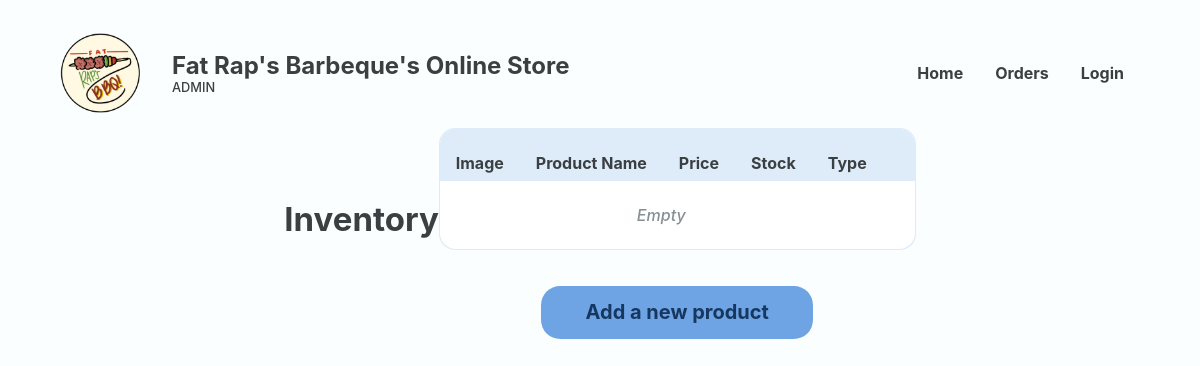
/Website/employee-inventory.php, run on an earlier commit of the app's database.
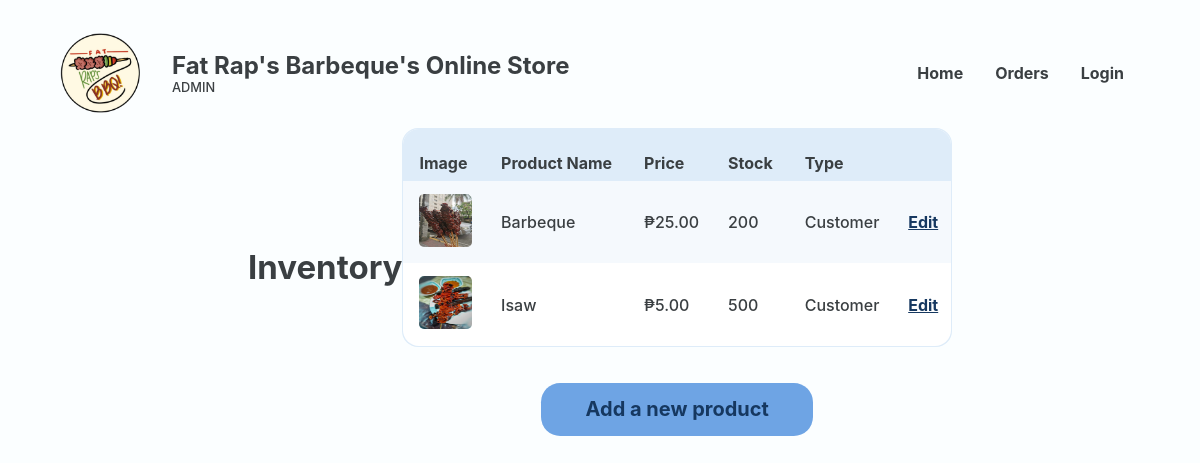
And on a later commit of the database.
### tables this page shows
CREATE TABLE `food` (
  `FOOD_ID` int(18) UNSIGNED NOT NULL,
  `CTGY_ID` int(18) NOT NULL,
  `FOOD_NAME` varchar(20) NOT NULL,
  `FOOD_PRICE` decimal(10,2) NOT NULL,
  `FOOD_DESC` varchar(50) NOT NULL,
  `FOOD_IMG` varchar(255) NOT NULL,
  `FOOD_STOCK` int(20) NOT NULL,
  `FOOD_ACTIVE` varchar(10) NOT NULL,
  `FOOD_TYPE` varchar(16) NOT NULL
);

### Website/employee-inventory.php (the view, shortened to what this page needs)
<?php
@include 'constants.php';
?>
<!DOCTYPE html>
<html lang="en">
<head>
    <link rel="stylesheet" href="header-styles.css">
    <link rel="stylesheet" href="admin-styles.css">
    <link href='https://unpkg.com/boxicons@2.1.4/css/boxicons.min.css' rel='stylesheet'>
</head>
<body>
    <header class="backend">
        <div class="header-container">
            <div class="website-title">
                <img id="logo" src="images/client-logo.png">
                <div class="text">
                    <h1>Fat Rap's Barbeque's Online Store</h1>
                    <p>ADMIN</p>
                </div>
            </div>
            <ul class='menubar'>
                <li><a href="<?php echo SITEURL; ?>employee-home.php">Home</a></li>
                <li><a href="<?php echo SITEURL; ?>employee-to-prepare-orders.php">Orders</a></li>
                <?php
                if (isset($_SESSION['prsn_id'])) {
                ?>
                    <li><a href="<?php echo SITEURL; ?>logout.php">Logout</a>
                </li>
                    <?php
                } else {
                    ?>
                    <li><a href="<?php echo SITEURL; ?>login-page.php">Login</a></li>
                <?php
                }
                ?>
            </ul>
        </div>
    </header>
    <main>
        <section class="section">
            <div class="section-heading row">
                <h2>Inventory</h2>
            </div>
            <section class="section-body">
                <section class="main-section column">
                    <div class="table-wrapper">
                        <table class="alternating">
                            <tr>
                                <th class="header">Image</th>
                                <th class="header">Product Name</th>
                                <th class="header">Price</th>
                                <th class="header">Stock</th>
                                <th class="header">Type</th>
                                <th class="header"></th>
                            </tr>
                            <?php
                            $sql = "SELECT *
                                    FROM food
                                    ";
                            $res = mysqli_query($conn, $sql);
                            $count = mysqli_num_rows($res);
                            if ($count > 0) {
                                while ($row = mysqli_fetch_assoc($res)) {
                                    $FOOD_NAME = $row['FOOD_NAME'];
                                    $FOOD_ID = $row['FOOD_ID'];
                                    $FOOD_PRICE = $row['FOOD_PRICE'];
                                    $FOOD_IMG = $row['FOOD_IMG'];
                                    $FOOD_STOCK = $row['FOOD_STOCK'];
                                    $FOOD_TYPE = $row['FOOD_TYPE'];
                            ?>
                                    <tr>
                                        <td data-cell="Image">
                                            <img src="<?php echo SITEURL; ?>images/<?php echo $FOOD_IMG; ?>" alt="">
                                        </td>
                                        <td data-cell="Product Name"><?php echo $FOOD_NAME ?></td>
                                        <td data-cell="Price">₱<?php echo $FOOD_PRICE ?></td>
                                        <td data-cell="Stock">
                                            <span class="<?php echo ($FOOD_STOCK < 100) ? 'red-text' : ''; ?>">
                                                <p><?php echo $FOOD_STOCK ?></p>
                                            </span>
                                        </td>
                                        <td data-cell="Price"><?php echo $FOOD_TYPE ?></td>
                                        <td data-cell="Action"><a href="<?php echo SITEURL; ?>employee-edit-product.php?FOOD_ID=<?php echo $FOOD_ID ?>" class="edit">Edit</a></td>
                                    </tr>
                                <?php
                                }
                            } else {
                                ?>
                                <tr>
                                    <td colspan="5" class="error">Empty</td>
                                </tr>
                            <?php
                            }
                            ?>
                        </table>
                    </div>
                    <a href="<?php echo SITEURL; ?>employee-add-product.php" class="page-btn"><button class="big-btn">Add a new product</button></a>
                </section>
            </section>
        </section>
    </main>
</body>
</html>

What changed in the data, as far as the page shows it:
added food: FOOD_IMG (picture), FOOD_NAME "Barbeque", FOOD_PRICE "25.00", FOOD_STOCK "200", FOOD_TYPE "Customer"
added food: FOOD_IMG (picture), FOOD_NAME "Isaw", FOOD_PRICE "5.00", FOOD_STOCK "500", FOOD_TYPE "Customer"
Also different on the page:
text no longer shown: "Empty"
